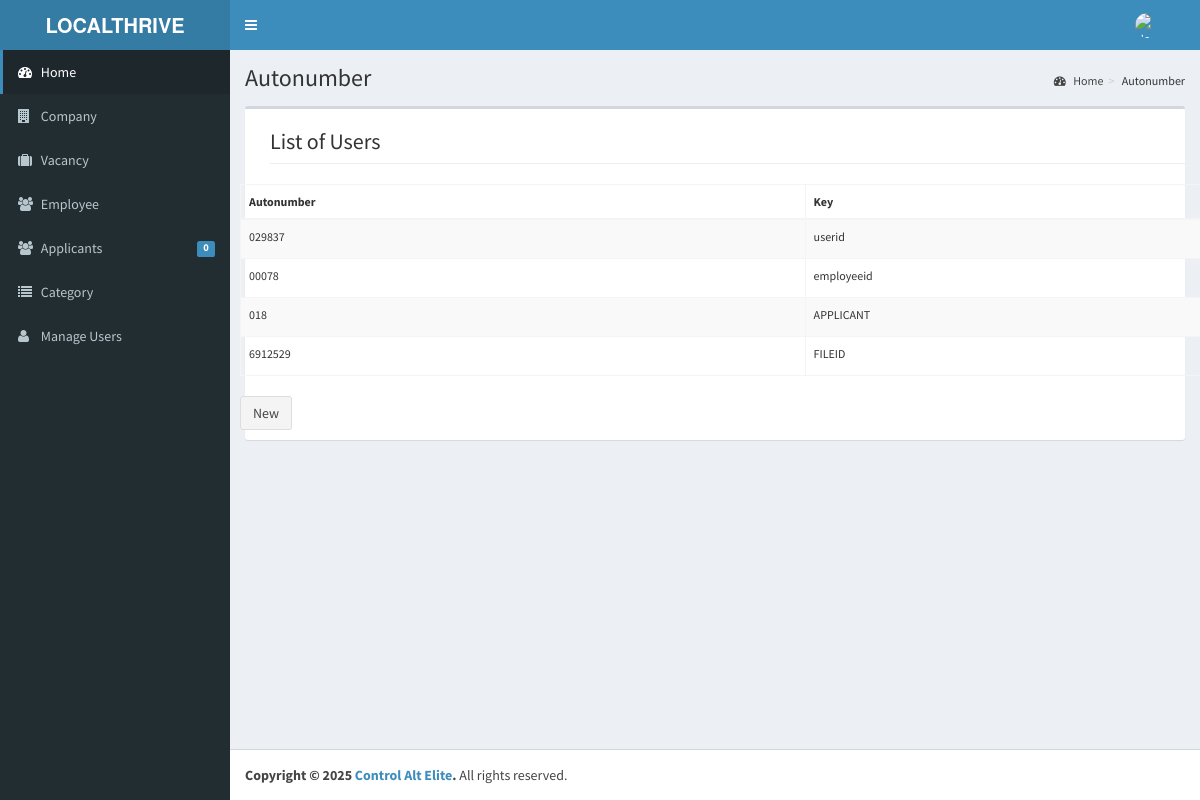
Screenshot of /admin/autonumber/index.php (signed in) with the database file from the repository.
### tables this page shows
CREATE TABLE `tblautonumbers` (
  `AUTOID` int(11) NOT NULL,
  `AUTOSTART` varchar(30) NOT NULL,
  `AUTOEND` int(11) NOT NULL,
  `AUTOINC` int(11) NOT NULL,
  `AUTOKEY` varchar(30) NOT NULL
);

### admin/autonumber/index.php (called while the page is built, shortened)
<?php
require_once ("../theme/templates.php");
?>

### include/database.php (called while the page is built, shortened)
<?php
class Database {
	var $sql_string = '';
	private $conn;
	public function open_connection() {
		$this->conn = mysqli_connect(server,user,pass);
		if(!$this->conn){
			echo "Problem in database connection! Contact administrator!";
			exit();
		}else{
			$db_select = mysqli_select_db($this->conn,database_name);
		}
	}
	function setQuery($sql='') {
		$this->sql_string=$sql;
	}
	function executeQuery() {
		$result = mysqli_query($this->conn,$this->sql_string);
		return $result;
	}
	private function confirm_query($result) {
		return $result;
	}
	function loadResultList( $key='' ) {
		$cur = $this->executeQuery();
		$array = array();
		while ($row = mysqli_fetch_object($cur)) {
			if ($key) {
				$array[$row->$key] = $row;
			} else {
				$array[] = $row;
			}
		}
		return $array;
	}
}
$mydb = new Database();
?>

### admin/autonumber/list.php (the view, shortened to what this page needs)
<section id="feature" class="transparent-bg">
        <div class="container">
           <div class="center wow fadeInDown">
                 <h2 class="page-header">List of Users</h2>
            </div>
            <div class="row">
                <div class="features">
                	<div class="wow fadeInDown">
						<div class="row">
							<form action="controller.php?action=delete" Method="POST">
								<table id="example" class="table table-striped table-bordered table-hover"  style="font-size:12px" cellspacing="0">
								  <thead>
								  	<tr>
								  		<th>
								  		 Autonumber</th>
								  		  <th>Key</th>
								  	</tr>
								  </thead>
								  <tbody>
								  	<?php
								  		$mydb->setQuery("SELECT * FROM `tblautonumbers`");
								  		$cur = $mydb->loadResultList();
										foreach ($cur as $result) {
								  		echo '<tr>';
							  			echo '<td>' . $result->AUTOSTART.'' . $result->AUTOEND.'</td>';
							  			echo '<td>' . $result->AUTOKEY.'</td>';
								  		echo '</tr>';
								  	}
								  	?>
								  </tbody>
								</table>
								     <div class="btn-group">
								  <a href="index.php?view=add" class="btn btn-default">New</a>
								</div>
							</form>
					    </div>
   					</div>
    			</div>
    		</div>
    	</div>
 </section>

### rows the page displays
tblautonumbers: AUTOSTART "02983", AUTOEND "7", AUTOKEY "userid"
tblautonumbers: AUTOSTART "000", AUTOEND "78", AUTOKEY "employeeid"
tblautonumbers: AUTOSTART "0", AUTOEND "18", AUTOKEY "APPLICANT"
tblautonumbers: AUTOSTART "69125", AUTOEND "29", AUTOKEY "FILEID"

### other values shown
$pending->APPL "0"
$title "Autonumber"
